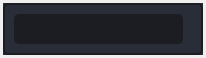
<?xml version="1.0" encoding="UTF-8"?>
<ui version="4.0">
 <class>widget_sw_tag</class>
 <widget class="QWidget" name="widget_sw_tag">
  <property name="geometry">
   <rect>
    <x>0</x>
    <y>0</y>
    <width>206</width>
    <height>58</height>
   </rect>
  </property>
  <property name="windowTitle">
   <string>Form</string>
  </property>
  <property name="styleSheet">
   <string notr="true"/>
  </property>
  <layout class="QVBoxLayout" name="verticalLayout">
   <property name="spacing">
    <number>3</number>
   </property>
   <property name="leftMargin">
    <number>3</number>
   </property>
   <property name="topMargin">
    <number>3</number>
   </property>
   <property name="rightMargin">
    <number>3</number>
   </property>
   <property name="bottomMargin">
    <number>3</number>
   </property>
   <item>
    <widget class="QFrame" name="frame_sw_tag">
     <property name="minimumSize">
      <size>
       <width>0</width>
       <height>0</height>
      </size>
     </property>
     <property name="maximumSize">
      <size>
       <width>16777215</width>
       <height>16777215</height>
      </size>
     </property>
     <property name="styleSheet">
      <string notr="true">background-color: rgb(41, 45, 56);
color: rgb(210, 210, 210);</string>
     </property>
     <property name="frameShape">
      <enum>QFrame::NoFrame</enum>
     </property>
     <property name="frameShadow">
      <enum>QFrame::Raised</enum>
     </property>
     <layout class="QVBoxLayout" name="verticalLayout_3" stretch="0">
      <property name="spacing">
       <number>0</number>
      </property>
      <property name="leftMargin">
       <number>0</number>
      </property>
      <property name="topMargin">
       <number>0</number>
      </property>
      <property name="rightMargin">
       <number>0</number>
      </property>
      <property name="bottomMargin">
       <number>0</number>
      </property>
      <item>
       <widget class="QFrame" name="frame_contents">
        <property name="sizePolicy">
         <sizepolicy hsizetype="Preferred" vsizetype="Preferred">
          <horstretch>0</horstretch>
          <verstretch>0</verstretch>
         </sizepolicy>
        </property>
        <property name="minimumSize">
         <size>
          <width>200</width>
          <height>0</height>
         </size>
        </property>
        <property name="maximumSize">
         <size>
          <width>16777215</width>
          <height>16777215</height>
         </size>
        </property>
        <property name="cursor">
         <cursorShape>ArrowCursor</cursorShape>
        </property>
        <property name="styleSheet">
         <string notr="true">QFrame {
	border-radius: 5px;
	border: 2px solid rgb(27, 29, 35);
}
QLineEdit {
	background-color: rgb(27, 29, 35);
	border-radius: 5px;
	border: 2px solid rgb(27, 29, 35);
	padding-left: 10px;
}
QLineEdit:hover {
	border: 2px solid rgb(64, 71, 88);
}
QLineEdit:focus {
	border: 2px solid rgb(91, 101, 124);
}
QLineEdit:disabled {
	background-color: rgb(36, 40, 48);
	border: 2px solid rgb(32, 32, 32);
}
QComboBox{
	background-color: rgb(27, 29, 35);
	border-radius: 5px;
	border: 2px solid rgb(27, 29, 35);
	padding: 5px;
	padding-left: 10px;
}
QComboBox:hover{
	border: 2px solid rgb(64, 71, 88);
}
QComboBox:focus {
	border: 2px solid rgb(91, 101, 124);
}
QComboBox QAbstractItemView {
	color: rgb(85, 170, 255);	
	background-color: rgb(27, 29, 35);
	padding: 10px;
	selection-background-color: rgb(39, 44, 54);
}
QComboBox:disabled {
	background-color: rgb(36, 40, 48);
	border: 2px solid rgb(32, 32, 32);
}

QRadioButton::indicator {
    border: 3px rgb(27, 29, 35);
	width: 15px;
	height: 15px;
	border-radius: 10px;
    background: rgb(44, 49, 60);
	margin: 9px;
}
QRadioButton::indicator:hover {
    border: 3px solid rgb(58, 66, 81);
}
QRadioButton::indicator:checked {
    background: 3px solid rgb(94, 106, 130);
	border: 3px solid rgb(52, 59, 72);	
}
QRadioButton::indicator:unchecked {
    background: 3px solid rgb(44, 49, 60);
	border: 3px solid rgb(52, 59, 72);
}</string>
        </property>
        <property name="frameShadow">
         <enum>QFrame::Raised</enum>
        </property>
        <layout class="QHBoxLayout" name="horizontalLayout_4">
         <property name="spacing">
          <number>9</number>
         </property>
         <property name="leftMargin">
          <number>9</number>
         </property>
         <property name="topMargin">
          <number>9</number>
         </property>
         <property name="rightMargin">
          <number>9</number>
         </property>
         <property name="bottomMargin">
          <number>9</number>
         </property>
         <item>
          <widget class="QLineEdit" name="tag_label">
           <property name="minimumSize">
            <size>
             <width>0</width>
             <height>30</height>
            </size>
           </property>
           <property name="toolTip">
            <string>The maximum length of a Tag Label is 25 characters</string>
           </property>
           <property name="maxLength">
            <number>25</number>
           </property>
          </widget>
         </item>
         <item alignment="Qt::AlignHCenter|Qt::AlignVCenter">
          <widget class="QFrame" name="frame_tag_toggle_button">
           <property name="minimumSize">
            <size>
             <width>0</width>
             <height>0</height>
            </size>
           </property>
           <property name="styleSheet">
            <string notr="true">border:transparent</string>
           </property>
           <property name="frameShape">
            <enum>QFrame::StyledPanel</enum>
           </property>
           <property name="frameShadow">
            <enum>QFrame::Raised</enum>
           </property>
           <layout class="QVBoxLayout" name="verticalLayout_2">
            <property name="leftMargin">
             <number>0</number>
            </property>
            <property name="topMargin">
             <number>0</number>
            </property>
            <property name="rightMargin">
             <number>0</number>
            </property>
            <property name="bottomMargin">
             <number>0</number>
            </property>
           </layout>
          </widget>
         </item>
        </layout>
       </widget>
      </item>
     </layout>
    </widget>
   </item>
  </layout>
 </widget>
 <resources>
  <include location="../../../st_dtdl_gui/UI/resources.qrc"/>
 </resources>
 <connections/>
</ui>
